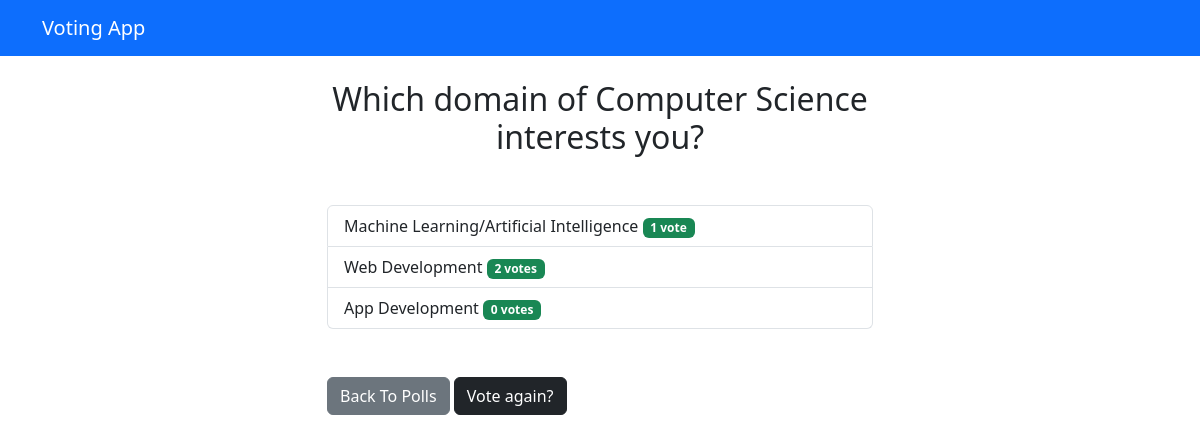
The app's page /polls/2/results/ with its own data.
### polls/models.py (models this page shows, shortened)
class Question(models.Model):
    question_text = models.CharField(max_length=200)
    publish_date = models.DateTimeField('date published')

class Choice(models.Model):
    question = models.ForeignKey(Question, on_delete=models.CASCADE)
    choice_text = models.CharField(max_length=200)
    votes = models.IntegerField(default=0)

### polls/views.py (the view)
# urls.py: path('<int:question_id>/results/', views.results, name='results'),
def results(request, question_id):
    question = get_object_or_404(Question, pk=question_id)
    return render(request, 'polls/results.html', {'question' : question})

### templates/polls/results.html
{% extends 'polls/base.html' %}
{% block content %}
<h2 class="mb-5 text-center">{{ question.question_text }}</h2>
<ul class="list-group mb-5">
	{% for choice in question.choice_set.all %}
	<li class="list-group-item">
		{{ choice.choice_text }}
        <span class="badge text-bg-success position-relative left-10">
            {{ choice.votes }} vote{{ choice.votes | pluralize }}
        </span>
	</li>
	{% endfor %}
</ul>
<a class="btn btn-secondary" href="{% url 'polls:index' %}">Back To Polls</a>
<a class="btn btn-dark" href="{% url 'polls:detail' question.id %}">Vote again?</a>
{% endblock %}

### templates/polls/base.html (shortened to what this page needs)
<!DOCTYPE html>
<html lang="en">
<head>
    <link href="https://cdn.jsdelivr.net/npm/bootstrap@5.3.2/dist/css/bootstrap.min.css" rel="stylesheet">
</head>
<body>
    {% include "partials/_navbar.html" %}
    <div class="container">
        <div class="row">
            <div class="col-md-6 m-auto">
                {% block content %}{% endblock content %}
            </div>
        </div>
    </div>
</body>
</html>

### templates/partials/_navbar.html
<nav class="navbar navbar-dark bg-primary mb-4">
	<div class="container">
		<a class="navbar-brand" href="/">Voting App</a>
	</div>
</nav>

### records on screen
Question: question_text "Which domain of Computer Science interests you?"
Choice: choice_text "Machine Learning/Artificial Intelligence", votes "1"
Choice: choice_text "Web Development", votes "2", votes|pluralize "s"
Choice: choice_text "App Development", votes "0", votes|pluralize "s"
